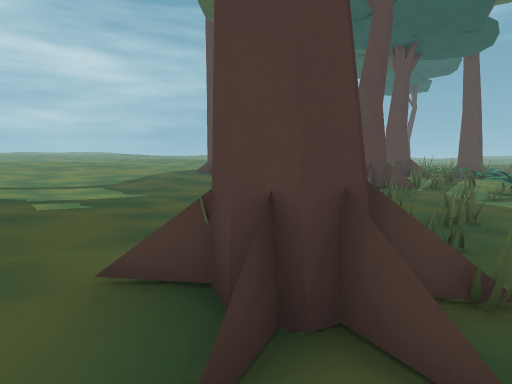
view 1 (above)

24 first-person views from a walk through a 3-D level made in the Godot game engine. The camera is 1.2 m above the floor, tilts 6° down and sees 80° across. The floor is counted in squares, 1 m on a side. Each view is taken from the middle of a square. On the plan, view 1 faces up. The plan holds only what a view shows up to about 13 squares ahead; the rest is blank. The place goes on beyond the plan. Characters and animated objects are left out. Surface patterns are stand-ins for the level's own textures.

view 2
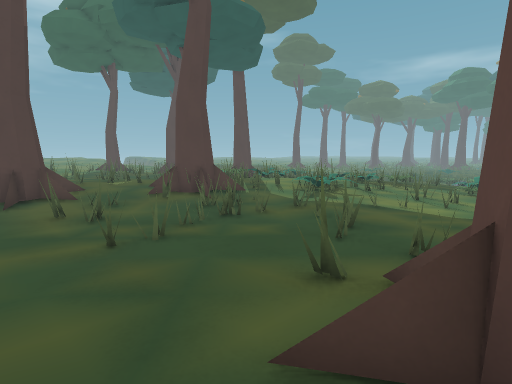

view 3
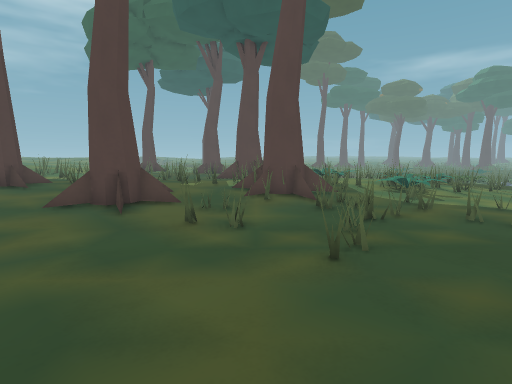

view 4
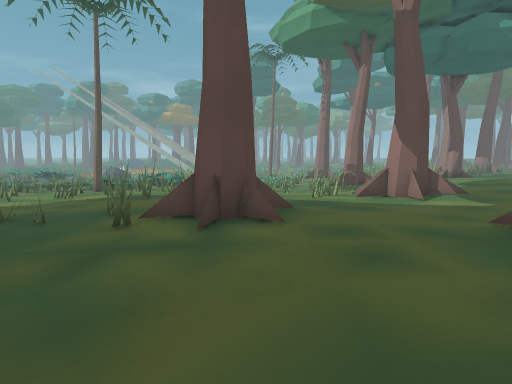

view 5
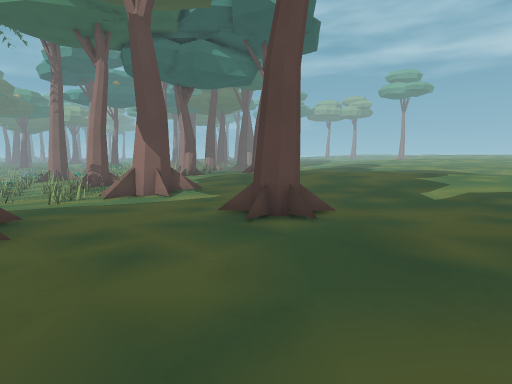

view 6
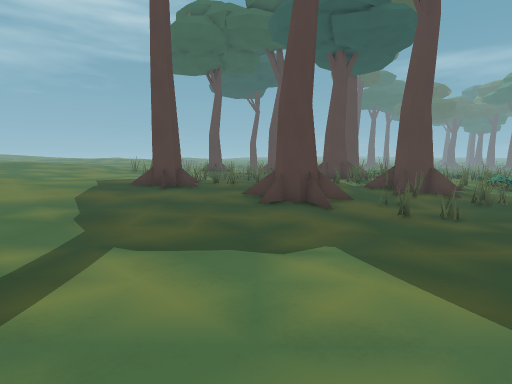

view 7
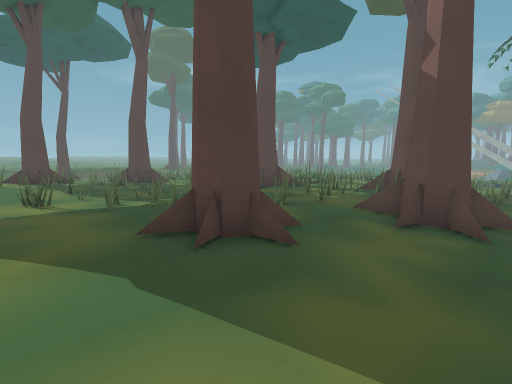

view 8
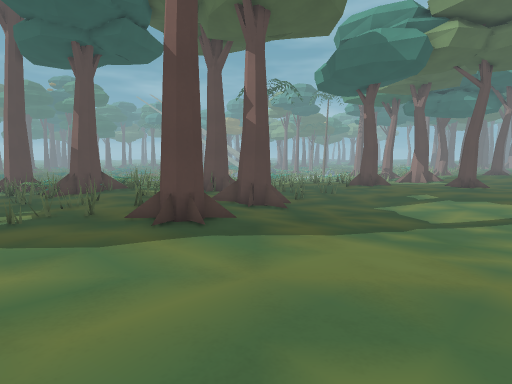

view 9
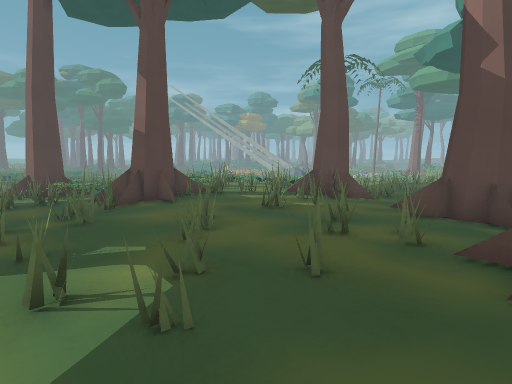

view 10
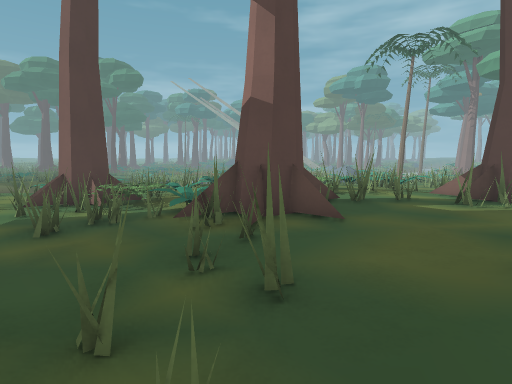

view 11
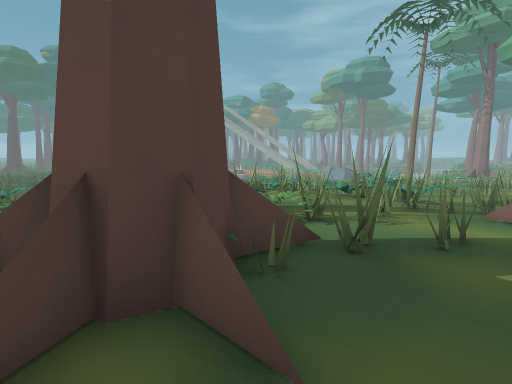

view 12
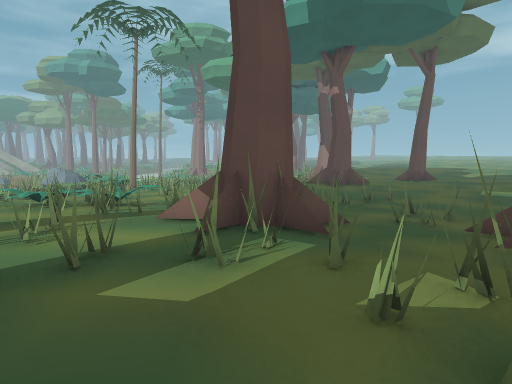

view 13
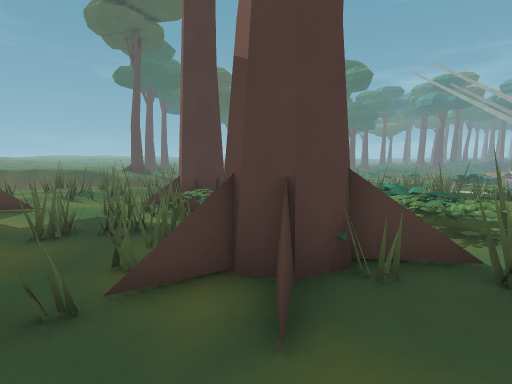

view 14
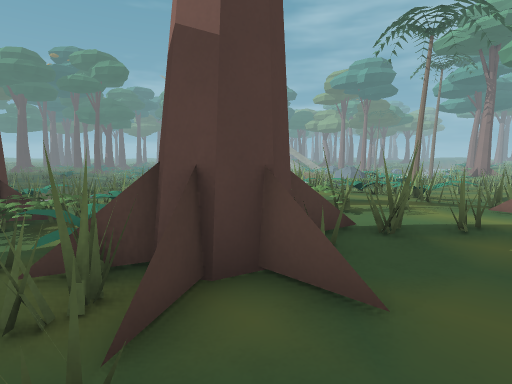

view 15
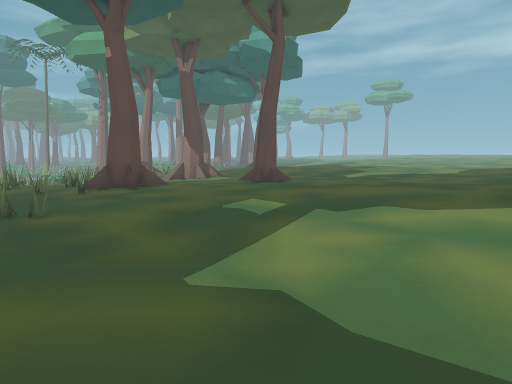

view 16
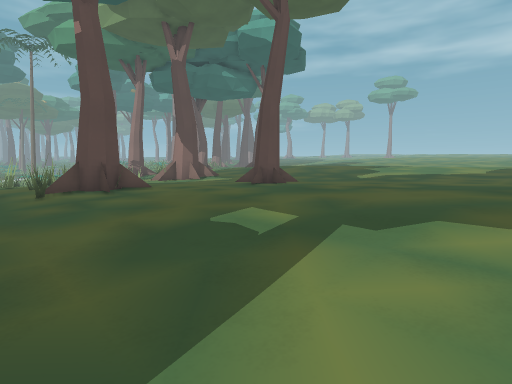

view 17
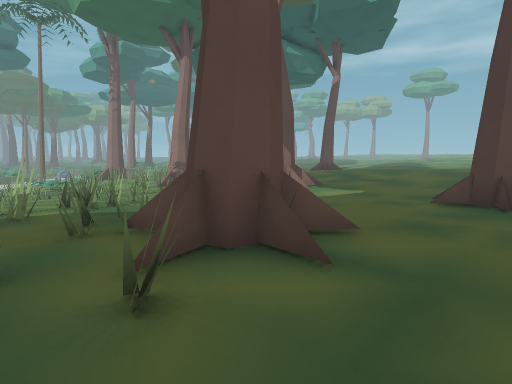

view 18
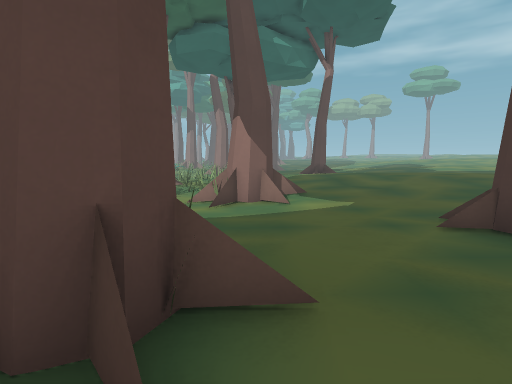

view 19
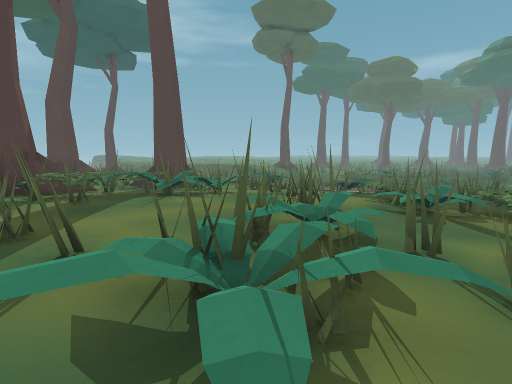

view 20
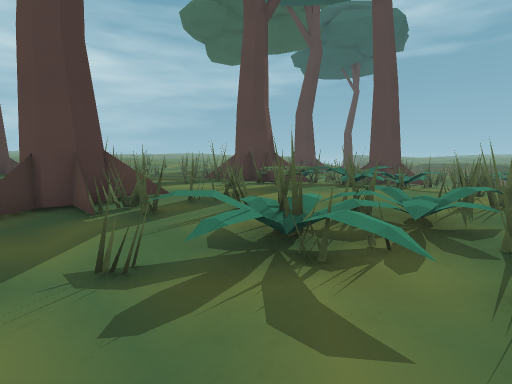

view 21
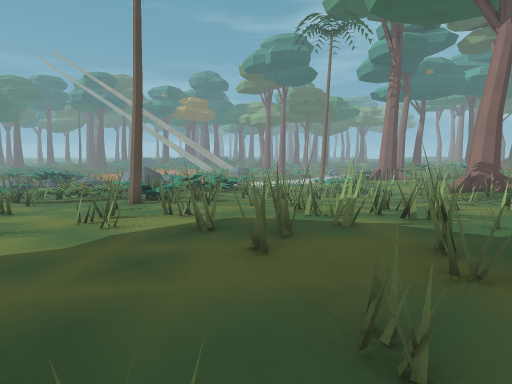

view 22
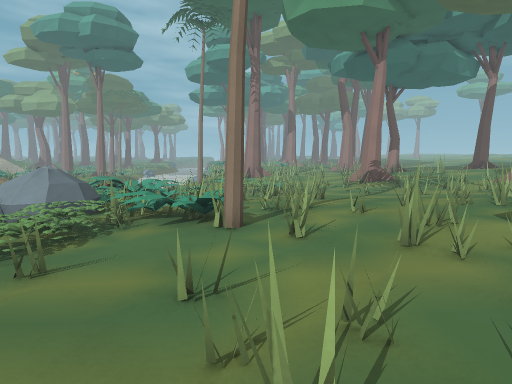

view 23
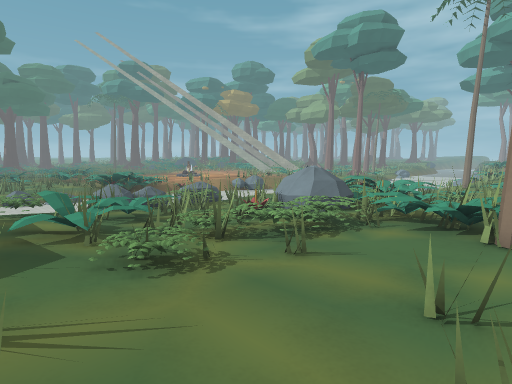

view 24
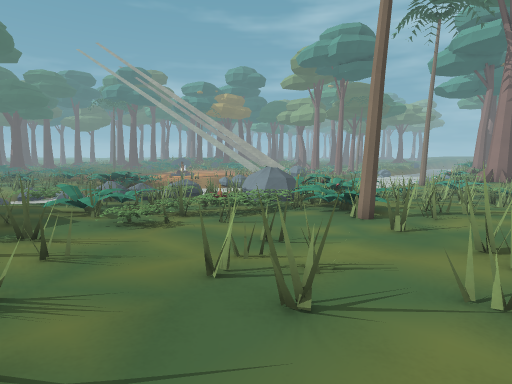

### Floor plan
Key: @ floor where view 1 was taken; # wall or solid block; . main floor; : floor 0.25 m higher than the main floor; - floor 0.25 m lower than the main floor; + floor 0.5 m higher than the main floor; _ floor 0.5 m lower than the main floor; * floor 0.75 m higher than the main floor; < floor 0.75 m lower than the main floor; / step, stairs or slope; = window, fence, low wall or low ledge; ^ raised ledge; v drop or lower ground; T thing the floor can be seen under or through; O other object.
Columns run from 10 left of view 1 to 25 right of it. Each row starts with its distance up from view 1.
 25 * *+++++::::::...=       = =
 24  **+++++::===:==##..#=#=####=
 23 **++++++:::=:::.#==.#=#==#=#==
 22 ++++++++::=::=::.=#=====v#  =#
 21 +++++++##::::==::.=#=====##=#
 20 +++::::##===:::::/#####======##=
 19 ::::::::::=#::=:::###.. #/##=-===
 18  :::::::::::=:+:::=====#=/.==-
 17  :.......:=::==#:#T #====. ==
 16  ........##=::==:==T=##//. ##
 15  ........##.../#::=:=::===  O =
 14  ....---.=....###:::::::== =O==
 13 ....-------=/=###===:::::./=.=
 12 .....-----=--..===#=./==//// =#
 11  ....-----==-===#.==///.///. ==O
 10 ::....-------#===#==//=.//O/-- =
  9 ::......---==#====-./==.
  8 :::.......==-----------===/=-=____
  7 ::::........---=--=-#==---/-///_//==
  6 :::::........===---=#==--///====_/=
  5 ::::::.....=...-----=-==__//======##
  4 ::::::....==.=..--===-___==#=#==#==#
  3 ::::::...=##.=.==#=#==____//===#===#
  2 ::::......##=#.##===-###_///==####
  1 ::..##....//==.####===##==/=#= =#=
  0 ::..##....@...=====#=#==#======#
 -1 ::.. ........=#=#==-#===_===^^=#
 -2 :::........=--==    #=#=##==^
 -3 ::::.......-=-=# -_=#_ == ===
 -4 :::::.../==-=-===__ ==##==#=_= =
 -5 ++::::...##===# ___ =#===#= _=#=
 -6 +++::::.=#  #=          #<=
 -7 +++++:::.               =_
 -8 ++++++:::

Positions as (right, up) in squares from view 1, and headings:
1: (0, 0), facing up
2: (-2, 3), facing up-right
3: (-4, 6), facing up-right
4: (-5, 7), facing down-right
5: (-5, 7), facing down
6: (-9, 9), facing up-right
7: (-8, 20), facing right
8: (-10, 25), facing down-right
9: (-2, 25), facing down-right
10: (4, 25), facing down-right
11: (6, 21), facing down-right
12: (5, 20), facing down
13: (5, 20), facing right
14: (6, 22), facing down-right
15: (-5, 15), facing down
16: (-5, 13), facing down
17: (0, 7), facing down
18: (-1, 5), facing down
19: (8, 9), facing up-right
20: (9, 7), facing up
21: (2, 6), facing down-right
22: (12, 8), facing down
23: (12, 8), facing down-right
24: (9, 9), facing down-right
